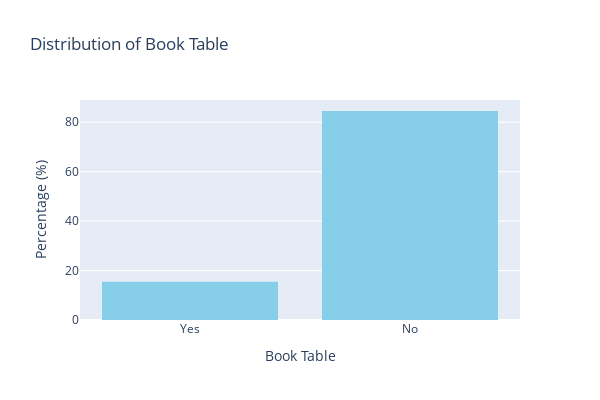

Notebook source saved alongside this figure:
### Code cell
fig = px.histogram(
    df,
    x='book_table',
    title="Distribution of Book Table",
    labels={'book_table': 'Book Table', 'y': 'Percentage'},
    color_discrete_sequence=['#87CEEB'],
    histnorm='percent'
)
fig.update_layout(
    width=600,
    height=400,
    yaxis_title='Percentage (%)',
    xaxis_title='Book Table',
    bargap=0.2
)


fig.update_yaxes(tickformat=".1f%")


fig.show()

### Figure 1 — Plotly figure (JSON) as saved in the notebook; plotly's stock layout.template omitted (floating-point values rounded to 4 significant figures; data arrays with more than 128 entries replaced by an {"elided": "..."} marker saying what was removed)
{"data": [{"alignmentgroup": "True", "bingroup": "x", "histnorm": "percent", "hovertemplate": "Book Table=%{x}<br>percent=%{y}<extra></extra>", "legendgroup": "", "marker": {"color": "#87CEEB", "pattern": {"shape": ""}}, "name": "", "offsetgroup": "", "orientation": "v", "showlegend": false, "type": "histogram", "x": {"elided": "40764 str values"}, "xaxis": "x", "yaxis": "y"}], "layout": {"bargap": 0.2, "barmode": "relative", "height": 400, "legend": {"tracegroupgap": 0}, "title": {"text": "Distribution of Book Table"}, "width": 600, "xaxis": {"anchor": "y", "domain": [0, 1], "title": {"text": "Book Table"}}, "yaxis": {"anchor": "x", "domain": [0, 1], "tickformat": ".1f%", "title": {"text": "Percentage (%)"}}}}
